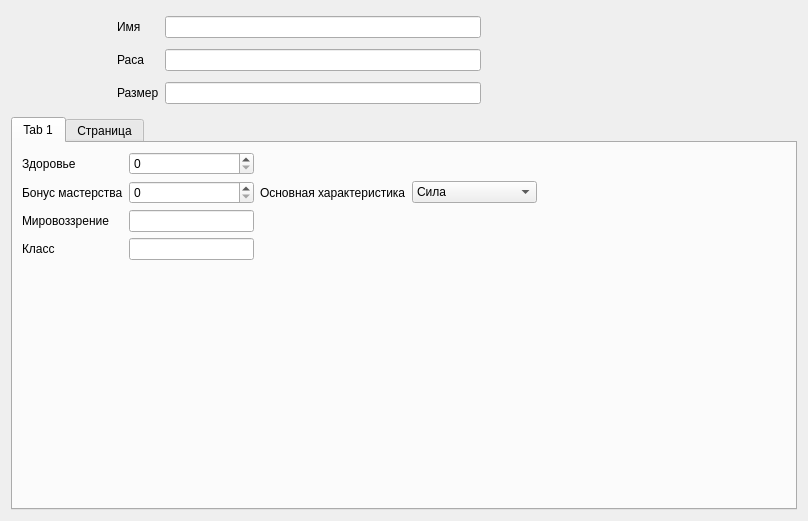
<?xml version="1.0" encoding="UTF-8"?>
<ui version="4.0">
 <class>Form</class>
 <widget class="QWidget" name="Form">
  <property name="geometry">
   <rect>
    <x>0</x>
    <y>0</y>
    <width>808</width>
    <height>521</height>
   </rect>
  </property>
  <property name="windowTitle">
   <string>Form</string>
  </property>
  <layout class="QGridLayout" name="gridLayout_3">
   <item row="1" column="0" colspan="2">
    <widget class="QTabWidget" name="tabWidget">
     <property name="currentIndex">
      <number>0</number>
     </property>
     <widget class="QWidget" name="tab">
      <attribute name="title">
       <string>Tab 1</string>
      </attribute>
      <layout class="QGridLayout" name="gridLayout_2">
       <item row="1" column="3">
        <widget class="QComboBox" name="comboBox_The_main_characteristic">
         <item>
          <property name="text">
           <string>Сила</string>
          </property>
         </item>
         <item>
          <property name="text">
           <string>Ловкость</string>
          </property>
         </item>
         <item>
          <property name="text">
           <string>Телосложение</string>
          </property>
         </item>
         <item>
          <property name="text">
           <string>Интелект</string>
          </property>
         </item>
         <item>
          <property name="text">
           <string>Мудрость</string>
          </property>
         </item>
         <item>
          <property name="text">
           <string>Харизма</string>
          </property>
         </item>
        </widget>
       </item>
       <item row="2" column="1">
        <widget class="QLineEdit" name="lineEdit_worldview"/>
       </item>
       <item row="3" column="1">
        <widget class="QLineEdit" name="lineEdit_class"/>
       </item>
       <item row="0" column="3">
        <spacer name="horizontalSpacer_4">
         <property name="orientation">
          <enum>Qt::Orientation::Horizontal</enum>
         </property>
         <property name="sizeHint" stdset="0">
          <size>
           <width>40</width>
           <height>20</height>
          </size>
         </property>
        </spacer>
       </item>
       <item row="1" column="1">
        <widget class="QSpinBox" name="spinBox_mastership_bonus"/>
       </item>
       <item row="4" column="0">
        <spacer name="verticalSpacer">
         <property name="orientation">
          <enum>Qt::Orientation::Vertical</enum>
         </property>
         <property name="sizeHint" stdset="0">
          <size>
           <width>20</width>
           <height>40</height>
          </size>
         </property>
        </spacer>
       </item>
       <item row="0" column="5">
        <spacer name="horizontalSpacer_3">
         <property name="orientation">
          <enum>Qt::Orientation::Horizontal</enum>
         </property>
         <property name="sizeHint" stdset="0">
          <size>
           <width>40</width>
           <height>20</height>
          </size>
         </property>
        </spacer>
       </item>
       <item row="1" column="2">
        <widget class="QLabel" name="label_The_main_characteristic">
         <property name="text">
          <string>Основная характеристика</string>
         </property>
        </widget>
       </item>
       <item row="3" column="0">
        <widget class="QLabel" name="label_Class">
         <property name="text">
          <string>Класс</string>
         </property>
        </widget>
       </item>
       <item row="2" column="0">
        <widget class="QLabel" name="label_worldview">
         <property name="text">
          <string>Мировоззрение</string>
         </property>
        </widget>
       </item>
       <item row="1" column="5">
        <spacer name="horizontalSpacer">
         <property name="orientation">
          <enum>Qt::Orientation::Horizontal</enum>
         </property>
         <property name="sizeHint" stdset="0">
          <size>
           <width>40</width>
           <height>20</height>
          </size>
         </property>
        </spacer>
       </item>
       <item row="0" column="0">
        <widget class="QLabel" name="label_health">
         <property name="text">
          <string>Здоровье</string>
         </property>
        </widget>
       </item>
       <item row="0" column="1">
        <widget class="QSpinBox" name="spinBox_health"/>
       </item>
       <item row="1" column="0">
        <widget class="QLabel" name="label_mastership_bonus">
         <property name="text">
          <string>Бонус мастерства</string>
         </property>
        </widget>
       </item>
       <item row="1" column="4">
        <spacer name="horizontalSpacer_5">
         <property name="orientation">
          <enum>Qt::Orientation::Horizontal</enum>
         </property>
         <property name="sizeHint" stdset="0">
          <size>
           <width>40</width>
           <height>20</height>
          </size>
         </property>
        </spacer>
       </item>
      </layout>
     </widget>
     <widget class="QWidget" name="tab_2">
      <attribute name="title">
       <string>Страница</string>
      </attribute>
      <layout class="QVBoxLayout" name="verticalLayout">
       <item>
        <widget class="QTextEdit" name="textEdit"/>
       </item>
      </layout>
     </widget>
    </widget>
   </item>
   <item row="0" column="1">
    <layout class="QGridLayout" name="gridLayout">
     <item row="2" column="0">
      <widget class="QLabel" name="label_Size">
       <property name="text">
        <string>Размер</string>
       </property>
      </widget>
     </item>
     <item row="1" column="0">
      <widget class="QLabel" name="label_race">
       <property name="text">
        <string>Раса</string>
       </property>
      </widget>
     </item>
     <item row="1" column="2">
      <spacer name="horizontalSpacer_2">
       <property name="orientation">
        <enum>Qt::Orientation::Horizontal</enum>
       </property>
       <property name="sizeHint" stdset="0">
        <size>
         <width>40</width>
         <height>20</height>
        </size>
       </property>
      </spacer>
     </item>
     <item row="2" column="1">
      <widget class="QLineEdit" name="lineEdit_Size"/>
     </item>
     <item row="0" column="1">
      <widget class="QLineEdit" name="lineEdit_name"/>
     </item>
     <item row="1" column="1">
      <widget class="QLineEdit" name="lineEdit_race"/>
     </item>
     <item row="0" column="0">
      <widget class="QLabel" name="label_name">
       <property name="text">
        <string>Имя</string>
       </property>
      </widget>
     </item>
    </layout>
   </item>
   <item row="0" column="0">
    <widget class="QLabel" name="label_icon">
     <property name="minimumSize">
      <size>
       <width>100</width>
       <height>100</height>
      </size>
     </property>
     <property name="maximumSize">
      <size>
       <width>100</width>
       <height>100</height>
      </size>
     </property>
     <property name="contextMenuPolicy">
      <enum>Qt::ContextMenuPolicy::DefaultContextMenu</enum>
     </property>
     <property name="styleSheet">
      <string notr="true"/>
     </property>
     <property name="frameShape">
      <enum>QFrame::Shape::NoFrame</enum>
     </property>
     <property name="frameShadow">
      <enum>QFrame::Shadow::Plain</enum>
     </property>
     <property name="text">
      <string/>
     </property>
     <property name="textFormat">
      <enum>Qt::TextFormat::MarkdownText</enum>
     </property>
    </widget>
   </item>
  </layout>
 </widget>
 <resources/>
 <connections/>
</ui>
